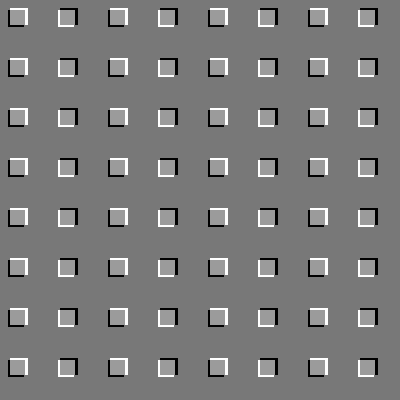
Frame 1 (no input)
Frame 60 (the mouse pressed at the canvas centre just before this capture): identical to frame 1, image omitted
Frame 120 (the mouse held since frame 60 and released just before this capture): identical to frame 1, image omitted

The Processing sketch that drew this single still picture (run headless with seeded random() and noise(); from frame 60 on, the mouse is pressed at the canvas centre):

// Processing sketch: tp2
// ── tp2.pde
//link youtube
int cant, tam, uy, ux;
float fondis;

void setup() {
  size(400, 400);
  cant=8;
  tam=400/cant;
  ux=200;
  uy=400;
  fondis=120;
}
void draw() {
  background(fondis);
  fill(255);
  dibujandocuadraditos();
}
void mouseDragged() {
  ux=mouseX;
}
void keyPressed() {
  if (key=='r') {
    ux=200; 
    fondis=120;
  } 
  if (key=='x') { 
    fondis=random(30, 255);
  }
}

// ── funciones.pde
void dibujandocuadraditos() {
  for (int m=0; m<cant; m++) {
    for (int g=0; g<cant; g++) {     
      float d=dist( 400, 400, ux, uy);
      float s=map( d, 0, 255, 30, 190);
      noStroke();
      if ( m%2==0 ) {
        fill(255);
        rect(m*tam+10, g*tam+8, 18, 17);
        fill(0);
        rect(m*tam+8, g*tam+10, 16, 17);
        fill(s);
        rect(m*tam+10, g*tam+10, 15, 15);
      }
      if (m%2==1) {
        fill(0);
        rect(m*tam+10, g*tam+8, 18, 17);
        fill(255);
        rect(m*tam+8, g*tam+10, 16, 17);
        fill(s);
        rect(m*tam+10, g*tam+10, 15, 15);
      }
    }
  }
}
